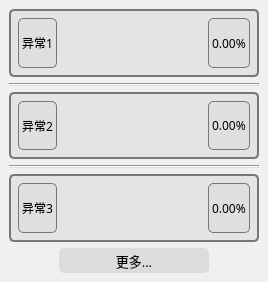
  <widget class="QDockWidget" name="dockWidget_4">
   <property name="minimumSize">
    <size>
     <width>268</width>
     <height>282</height>
    </size>
   </property>
   <property name="maximumSize">
    <size>
     <width>524287</width>
     <height>300</height>
    </size>
   </property>
   <property name="font">
    <font>
     <family>黑体</family>
    </font>
   </property>
   <property name="mouseTracking">
    <bool>true</bool>
   </property>
   <property name="autoFillBackground">
    <bool>false</bool>
   </property>
   <property name="styleSheet">
    <string notr="true">background-color:rgba(240, 240, 240, 0);
/*color:rgb(255,255,255);*/</string>
   </property>
   <property name="windowTitle">
    <string>警报历史</string>
   </property>
   <attribute name="dockWidgetArea">
    <number>2</number>
   </attribute>
   <widget class="QWidget" name="dockWidgetContents_4">
    <property name="styleSheet">
     <string notr="true">background-color: rgb(240, 240, 240);</string>
    </property>
    <layout class="QVBoxLayout" name="verticalLayout_3">
     <item>
      <widget class="QWidget" name="widget_3" native="true">
       <property name="styleSheet">
        <string notr="true">background-color: rgba(220, 220, 220, 150);border-radius:5px;border-color: rgb(113, 120, 126);border-width:2px;border-style:solid;/*color:rgb(255, 255, 255);*/</string>
       </property>
       <layout class="QHBoxLayout" name="horizontalLayout_41">
        <item>
         <layout class="QHBoxLayout" name="horizontalLayout_7">
          <item>
           <widget class="QLabel" name="label_18">
            <property name="minimumSize">
             <size>
              <width>0</width>
              <height>30</height>
             </size>
            </property>
            <property name="maximumSize">
             <size>
              <width>16777215</width>
              <height>80</height>
             </size>
            </property>
            <property name="font">
             <font>
              <family>黑体</family>
             </font>
            </property>
            <property name="styleSheet">
             <string notr="true">border-width:1px;</string>
            </property>
            <property name="text">
             <string>异常1</string>
            </property>
           </widget>
          </item>
          <item>
           <spacer name="horizontalSpacer_8">
            <property name="orientation">
             <enum>Qt::Horizontal</enum>
            </property>
            <property name="sizeHint" stdset="0">
             <size>
              <width>40</width>
              <height>20</height>
             </size>
            </property>
           </spacer>
          </item>
          <item>
           <widget class="QLabel" name="label_19">
            <property name="font">
             <font>
              <family>黑体</family>
             </font>
            </property>
            <property name="styleSheet">
             <string notr="true">border-width:1px;</string>
            </property>
            <property name="text">
             <string>0.00%</string>
            </property>
           </widget>
          </item>
         </layout>
        </item>
       </layout>
      </widget>
     </item>
     <item>
      <widget class="Line" name="line">
       <property name="styleSheet">
        <string notr="true">background-color: rgb(220, 220, 220);</string>
       </property>
       <property name="orientation">
        <enum>Qt::Horizontal</enum>
       </property>
      </widget>
     </item>
     <item>
      <widget class="QWidget" name="widget_4" native="true">
       <property name="styleSheet">
        <string notr="true">background-color: rgba(220, 220, 220, 150);border-radius:5px;border-color: rgb(113, 120, 126);border-width:2px;border-style:solid;/*color:rgb(255, 255, 255);*/</string>
       </property>
       <layout class="QHBoxLayout" name="horizontalLayout_42">
        <item>
         <layout class="QHBoxLayout" name="horizontalLayout_10">
          <item>
           <widget class="QLabel" name="label_24">
            <property name="minimumSize">
             <size>
              <width>0</width>
              <height>30</height>
             </size>
            </property>
            <property name="maximumSize">
             <size>
              <width>16777215</width>
              <height>80</height>
             </size>
            </property>
            <property name="font">
             <font>
              <family>黑体</family>
             </font>
            </property>
            <property name="styleSheet">
             <string notr="true">border-width:1px;</string>
            </property>
            <property name="text">
             <string>异常2</string>
            </property>
           </widget>
          </item>
          <item>
           <spacer name="horizontalSpacer_11">
            <property name="orientation">
             <enum>Qt::Horizontal</enum>
            </property>
            <property name="sizeHint" stdset="0">
             <size>
              <width>40</width>
              <height>20</height>
             </size>
            </property>
           </spacer>
          </item>
          <item>
           <widget class="QLabel" name="label_25">
            <property name="font">
             <font>
              <family>黑体</family>
             </font>
            </property>
            <property name="styleSheet">
             <string notr="true">border-width:1px;</string>
            </property>
            <property name="text">
             <string>0.00%</string>
            </property>
           </widget>
          </item>
         </layout>
        </item>
       </layout>
      </widget>
     </item>
     <item>
      <widget class="Line" name="line_4">
       <property name="styleSheet">
        <string notr="true">background-color: rgb(220, 220, 220);</string>
       </property>
       <property name="orientation">
        <enum>Qt::Horizontal</enum>
       </property>
      </widget>
     </item>
     <item>
      <widget class="QWidget" name="widget_5" native="true">
       <property name="styleSheet">
        <string notr="true">background-color: rgba(220, 220, 220, 150);border-radius:5px;border-color: rgb(113, 120, 126);border-width:2px;border-style:solid;/*color:rgb(255, 255, 255);*/</string>
       </property>
       <layout class="QHBoxLayout" name="horizontalLayout_43">
        <item>
         <layout class="QHBoxLayout" name="horizontalLayout_11">
          <item>
           <widget class="QLabel" name="label_26">
            <property name="minimumSize">
             <size>
              <width>0</width>
              <height>30</height>
             </size>
            </property>
            <property name="maximumSize">
             <size>
              <width>16777215</width>
              <height>80</height>
             </size>
            </property>
            <property name="font">
             <font>
              <family>黑体</family>
             </font>
            </property>
            <property name="styleSheet">
             <string notr="true">border-width:1px;</string>
            </property>
            <property name="text">
             <string>异常3</string>
            </property>
           </widget>
          </item>
          <item>
           <spacer name="horizontalSpacer_12">
            <property name="orientation">
             <enum>Qt::Horizontal</enum>
            </property>
            <property name="sizeHint" stdset="0">
             <size>
              <width>40</width>
              <height>20</height>
             </size>
            </property>
           </spacer>
          </item>
          <item>
           <widget class="QLabel" name="label_27">
            <property name="font">
             <font>
              <family>黑体</family>
             </font>
            </property>
            <property name="styleSheet">
             <string notr="true">border-width:1px;</string>
            </property>
            <property name="text">
             <string>0.00%</string>
            </property>
           </widget>
          </item>
         </layout>
        </item>
       </layout>
      </widget>
     </item>
     <item>
      <layout class="QHBoxLayout" name="horizontalLayout_40">
       <item>
        <spacer name="horizontalSpacer_17">
         <property name="orientation">
          <enum>Qt::Horizontal</enum>
         </property>
         <property name="sizeHint" stdset="0">
          <size>
           <width>40</width>
           <height>20</height>
          </size>
         </property>
        </spacer>
       </item>
       <item>
        <widget class="QPushButton" name="pushButton">
         <property name="minimumSize">
          <size>
           <width>150</width>
           <height>25</height>
          </size>
         </property>
         <property name="maximumSize">
          <size>
           <width>150</width>
           <height>16777215</height>
          </size>
         </property>
         <property name="font">
          <font>
           <family>黑体</family>
           <pointsize>10</pointsize>
          </font>
         </property>
         <property name="styleSheet">
          <string notr="true">background-color: rgb(220, 220, 220);border-radius:5px;</string>
         </property>
         <property name="inputMethodHints">
          <set>Qt::ImhDate</set>
         </property>
         <property name="text">
          <string>更多...</string>
         </property>
        </widget>
       </item>
       <item>
        <spacer name="horizontalSpacer_28">
         <property name="orientation">
          <enum>Qt::Horizontal</enum>
         </property>
         <property name="sizeHint" stdset="0">
          <size>
           <width>40</width>
           <height>20</height>
          </size>
         </property>
        </spacer>
       </item>
      </layout>
     </item>
    </layout>
   </widget>
  </widget>
